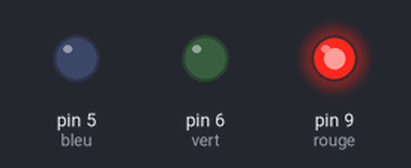
Simulated run of this sketch. Board: Arduino Uno, built with avr-gcc and run on an emulated ATmega328P. Shown: output pins drawn as LEDs (lit = HIGH).

Above: at 0.1 s.
At 4.1 s:
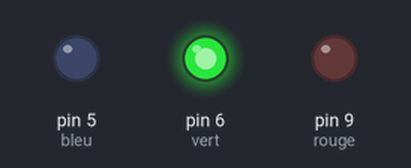
At 10.1 s:
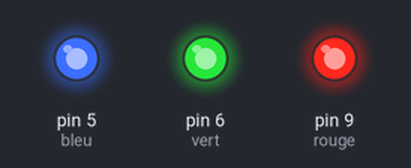
At 20.1 s:
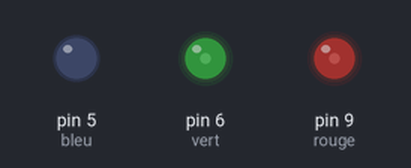
At 30.1 s:
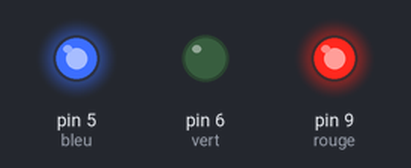
At 39.1 s:
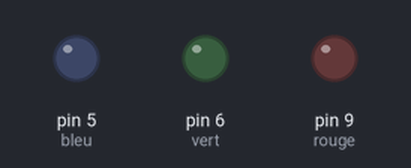
Timing chart, 0 to 40.0 s (numbered marks = the images above):
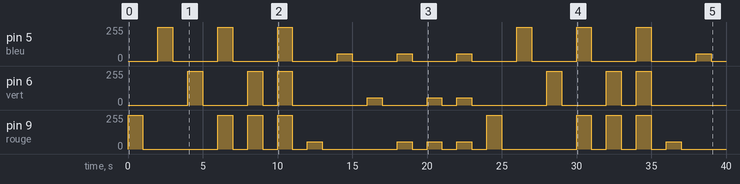

The sketch:

Premier_Montage_LED_Simple.ino
```cpp
int rouge = 9; //Le pin 9 s'appelle maintenant rouge
int bleu = 5; //Le pin 5 s'appelle maintenant bleu
int vert = 6; //Le pin 6 s'appelle maintenant vert

// Fonction Setup qui est utilisé une fois au redémarrage de l'arduino
void setup() {

  pinMode(rouge, OUTPUT);// Initialisation du pin 9 = rouge en sortie
  pinMode(bleu, OUTPUT);// Initialisation du pin 5 = bleu en sortie
  pinMode(vert, OUTPUT);// Initialisation du pin 6 = vert en sortie
}

// Fonction loop qui tourne pour toujours
void loop() {

  analogWrite(rouge, 255); // On allume la LED rouge
  delay(1000);               // On attend une seconde
  analogWrite(rouge, 0);  // On éteint la LED rouge
  delay(1000);               // On attend une seconde

  analogWrite(bleu, 255);  //On allume la LED bleue
  delay(1000);               // On attend une seconde
  analogWrite(bleu, 0);   // On éteint la LED bleue
  delay(1000);               // On attend une seconde

  analogWrite(vert, 255);  // On allume la LED verte
  delay(1000);               // On attend une seconde
  analogWrite(vert, 0);   //On éteint la LED verte
  delay(1000);               // On attend une seconde

  //On peut faire d'autres couleurs : violet

  analogWrite(rouge, 255); // On allume la LED rouge
  analogWrite(bleu, 255);  //On allume la LED bleue
  delay(1000);               // On attend une seconde
  analogWrite(rouge, 0);  // On éteint la LED rouge
  analogWrite(bleu, 0);   // On éteint la LED bleue
  delay(1000);               // On attend une seconde

  //On peut faire d'autres couleurs : jaune

  analogWrite(rouge, 255); // On allume la LED rouge
  analogWrite(vert, 255);  //On allume la LED verte
  delay(1000);               // On attend une seconde
  analogWrite(rouge, 0);  // On éteint la LED rouge
  analogWrite(vert, 0);   // On éteint la LED vert
  delay(1000);               // On attend une seconde

  //On peut faire d'autres couleurs : blanc

  analogWrite(rouge, 255); // On allume la LED rouge
  analogWrite(vert, 255);  //On allume la LED vert
  analogWrite(bleu, 255);  //On allume la LED bleue
  delay(1000);               // On attend une seconde
  analogWrite(rouge, 0);  // On éteint la LED rouge
  analogWrite(vert, 0);   // On éteint la LED vert
  analogWrite(bleu, 0);   // On éteint la LED bleue
  delay(1000);               // On attend une seconde

  //On peut aussi jouer sur l'intensité de la LED :
  analogWrite(rouge, 55); // On allume la LED rouge
  delay(1000);               // On attend une seconde
  analogWrite(rouge, 0);  // On éteint la LED rouge
  delay(1000);               // On attend une seconde

  analogWrite(bleu, 55);  //On allume la LED bleue
  delay(1000);               // On attend une seconde
  analogWrite(bleu, 0);   // On éteint la LED bleue
  delay(1000);               // On attend une seconde

  analogWrite(vert, 55);  // On allume la LED verte
  delay(1000);               // On attend une seconde
  analogWrite(vert, 0);   //On éteint la LED verte
  delay(1000);               // On attend une seconde

  analogWrite(rouge, 55); // On allume la LED rouge
  analogWrite(bleu, 55);  //On allume la LED bleue
  delay(1000);               // On attend une seconde
  analogWrite(rouge, 0);  // On éteint la LED rouge
  analogWrite(bleu, 0);   // On éteint la LED bleue
  delay(1000);               // On attend une seconde

  analogWrite(rouge, 55); // On allume la LED rouge
  analogWrite(vert, 55);  //On allume la LED verte
  delay(1000);               // On attend une seconde
  analogWrite(rouge, 0);  // On éteint la LED rouge
  analogWrite(vert, 0);   // On éteint la LED vert
  delay(1000);               // On attend une seconde

  analogWrite(rouge, 55); // On allume la LED rouge
  analogWrite(vert, 55);  //On allume la LED vert
  analogWrite(bleu, 55);  //On allume la LED bleue
  delay(1000);               // On attend une seconde
  analogWrite(rouge, 0);  // On éteint la LED rouge
  analogWrite(vert, 0);   // On éteint la LED vert
  analogWrite(bleu, 0);   // On éteint la LED bleue
  delay(1000);               // On attend une seconde


}
```

Measured:
- by itself, pin 5 (bleu): 0/255 → 255/255 at 2.0 s, → 0/255 1.0 s later, → 255/255 3.0 s later, → 0/255 1.0 s later, … (20 changes in this stretch)
- by itself, pin 6 (vert): 0/255 → 255/255 at 4.0 s, → 0/255 1.0 s later, → 255/255 3.0 s later, → 0/255 1.0 s later, … (18 changes in this stretch)
- by itself, pin 9 (rouge): 0/255 → 255/255 at 0.00 s, → 0/255 1.0 s later, → 255/255 5.0 s later, → 0/255 1.0 s later, … (26 changes in this stretch)
